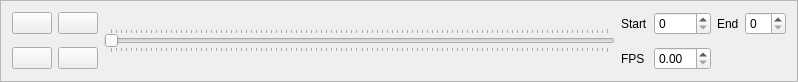
<?xml version="1.0" encoding="UTF-8"?>
<ui version="4.0">
 <class>TestTimeLine</class>
 <widget class="QFrame" name="TestTimeLine">
  <property name="geometry">
   <rect>
    <x>0</x>
    <y>0</y>
    <width>798</width>
    <height>69</height>
   </rect>
  </property>
  <property name="windowTitle">
   <string>Frame</string>
  </property>
  <property name="frameShape">
   <enum>QFrame::StyledPanel</enum>
  </property>
  <property name="frameShadow">
   <enum>QFrame::Raised</enum>
  </property>
  <layout class="QGridLayout" name="gridLayout">
   <item row="2" column="3">
    <widget class="QLabel" name="label_3">
     <property name="text">
      <string>FPS</string>
     </property>
    </widget>
   </item>
   <item row="0" column="3">
    <widget class="QLabel" name="label">
     <property name="text">
      <string>Start</string>
     </property>
    </widget>
   </item>
   <item row="0" column="6">
    <widget class="QSpinBox" name="spinBox_2"/>
   </item>
   <item row="2" column="0">
    <widget class="QPushButton" name="gotoStartButton">
     <property name="text">
      <string/>
     </property>
    </widget>
   </item>
   <item row="0" column="2" rowspan="3">
    <widget class="QSlider" name="horizontalSlider">
     <property name="sizePolicy">
      <sizepolicy hsizetype="Expanding" vsizetype="Fixed">
       <horstretch>0</horstretch>
       <verstretch>0</verstretch>
      </sizepolicy>
     </property>
     <property name="layoutDirection">
      <enum>Qt::LeftToRight</enum>
     </property>
     <property name="orientation">
      <enum>Qt::Horizontal</enum>
     </property>
     <property name="tickPosition">
      <enum>QSlider::TicksBothSides</enum>
     </property>
     <property name="tickInterval">
      <number>1</number>
     </property>
    </widget>
   </item>
   <item row="0" column="0">
    <widget class="QPushButton" name="playButton">
     <property name="text">
      <string/>
     </property>
    </widget>
   </item>
   <item row="0" column="1">
    <widget class="QPushButton" name="pauseButton">
     <property name="text">
      <string/>
     </property>
    </widget>
   </item>
   <item row="2" column="1">
    <widget class="QPushButton" name="gotoEndButton">
     <property name="text">
      <string/>
     </property>
    </widget>
   </item>
   <item row="2" column="4">
    <widget class="QDoubleSpinBox" name="doubleSpinBox"/>
   </item>
   <item row="0" column="4">
    <widget class="QSpinBox" name="spinBox"/>
   </item>
   <item row="0" column="5">
    <widget class="QLabel" name="label_2">
     <property name="text">
      <string>End</string>
     </property>
    </widget>
   </item>
  </layout>
 </widget>
 <resources/>
 <connections/>
</ui>
